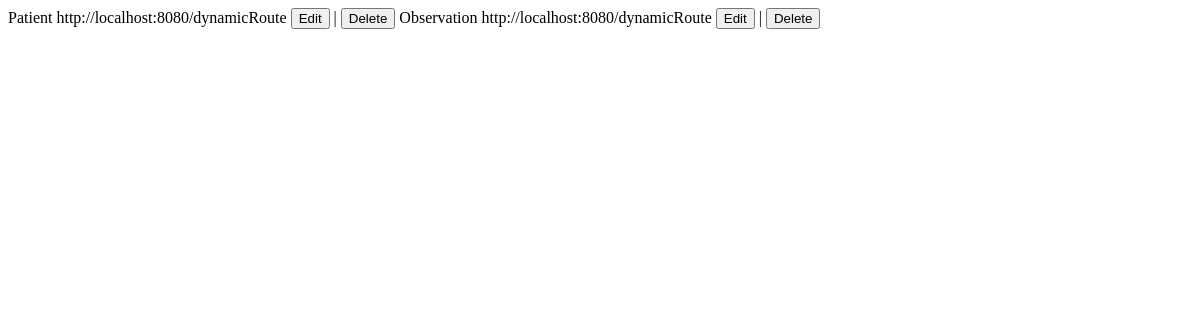
The page /get_message_types on the database as committed earlier.
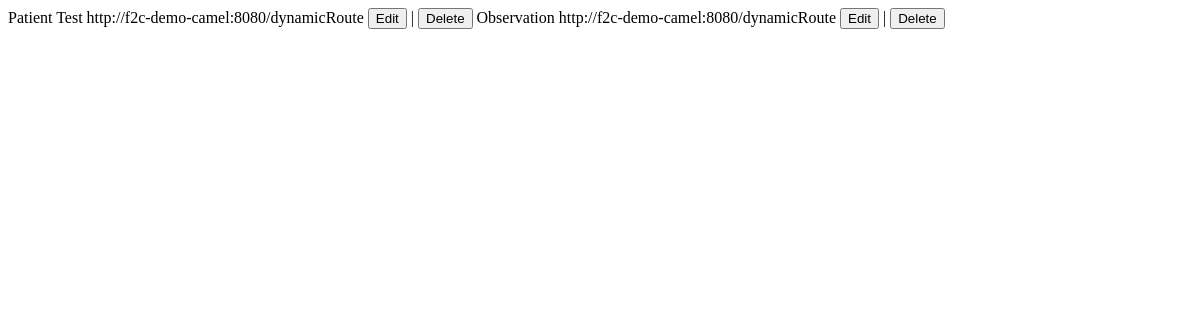
The same page on the database as committed later.
### app.py (models this page shows)
class MessageType(db.Model):
    id = db.Column(db.Integer, primary_key=True)
    name = db.Column(db.String(100), nullable=False)
    description = db.Column(db.Text)
    created_at = db.Column(db.DateTime, default=datetime.utcnow)
    endpoint = db.Column(db.String(150), nullable=False, default="http://localhost:8080/validator")
    test_messages = db.relationship('TestMessage', backref='message_type', lazy=True)
    transforms = db.relationship('XSLTransform', backref='message_type', lazy=True)

### app.py (the view)
@app.route('/get_message_types')
def get_message_types():
    types = MessageType.query.all()
    return render_template('message_types/_list.html', message_types=types)

### templates/message_types/_list.html
{% for type in message_types %}
<tr class="hover:bg-gray-50">
    <td class="px-6 py-4 whitespace-nowrap">{{ type.name }}</td>
    <td class="px-6 py-4">{{ type.description }}</td>
    <td class="px-6 py-4"> {{ type.endpoint }}</td>
    <td class="px-6 py-4 whitespace-nowrap">
        <button hx-get="/api/message_types/{{ type.id }}/edit"
                hx-target="#edit-modal-content"
                onclick="showModal()"
                class="text-blue-600 hover:text-blue-900">
            Edit
        </button>
        |
        <button hx-delete="/api/message_types/{{ type.id }}"
                hx-confirm="Are you sure you want to delete this message type?"
                hx-target="#body_content" hx-swap="innerHTML"
                class="text-red-600 hover:text-red-900">
            Delete
        </button>
    </td>
</tr>
{% endfor %}

Rows that differ between the two databases and show on the page:
changed MessageType "Patient": description (not shown) → "Test"; endpoint "http://localhost:8080/dynamicRoute" → "http://f2c-demo-camel:8080/dynamicRoute"
changed MessageType "Observation": endpoint "http://localhost:8080/dynamicRoute" → "http://f2c-demo-camel:8080/dynamicRoute"
